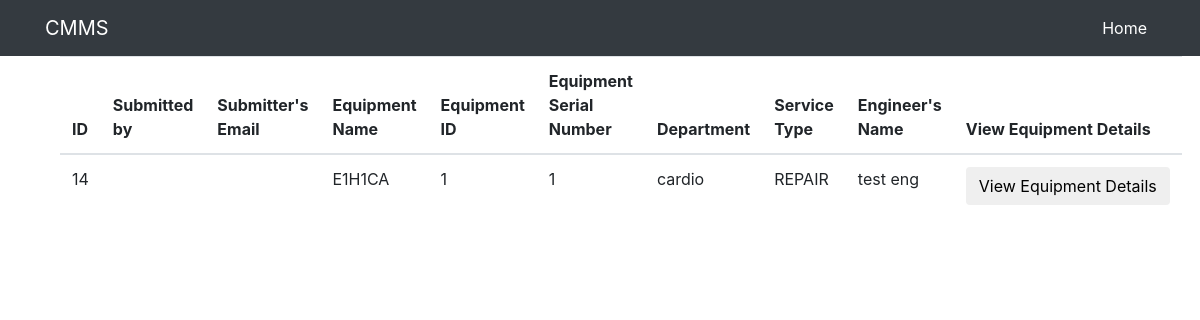
Page /workflow/ticket-details/14/ (signed in) on the committed database.
### workflow/models.py (models this page shows, shortened)
class Ticket(models.Model):
    types = (
                ('REPAIR', _('Repairment of Equipment')),
                ('TRANSFER', _('Transfer of Equipment')),
                ('TRAINING', _('Training of using Equipment'))
            )
    STATUS = (
        ('OPEN', _('Open Issue')),
        ('CLOSED', _('Closed Issue'))
    )
    ticket_type = models.CharField(_("Type"), max_length = 50, choices = types, default='REPAIR')
    submitter =  models.ForeignKey(Doctor, null = True, on_delete=models.SET_NULL)
    user = models.ForeignKey(Engineer, null = True, on_delete=models.SET_NULL)
    equipment = models.ForeignKey(Equipment, on_delete=models.CASCADE)
    status = models.CharField(_("Status"), max_length = 50, choices = STATUS, default='OPEN')
    response_time = models.DurationField(_("Reponse Time"), default=datetime.timedelta(0))

### med/models.py (models this page shows, shortened)
class Equipment(models.Model):
    STATUS = (
        ('LIVE', _("LIVE")),
        ('DOWN', _("DOWN"))
    )
    status = models.CharField(_("Equipment Status"), max_length=50, choices=STATUS, default='LIVE')
    name = models.CharField(_("Equipment Name"), max_length = 225, unique=True) #unique=True
    specs = models.TextField(_("Technical Specifications and Standards"))
    quantity = models.IntegerField()
    serial_num = models.IntegerField(unique = True)#add unique = True
    department = models.ForeignKey(Department, null = True, on_delete=models.SET_NULL)
    hospital = models.ForeignKey(Hospital, null = True, on_delete=models.SET_NULL)

class Department(models.Model):
    name = models.CharField(_("Department Name"), max_length = 225, unique=True)
    hospital = models.ForeignKey(Hospital, null=True, on_delete=models.SET_NULL)

### authentication/models.py (models this page shows)
class User(AbstractUser):
    class Types(models.TextChoices):
        MANAGER = "MANAGER", "manager"
        ENGINEER = "ENGINEER", "engineer"
        DOCTOR = "DOCTOR", "doctor"
    type = models.CharField(_("Type"), max_length= 50, choices=Types.choices, default = Types.MANAGER)
    in_hospital = models.BooleanField(_("Currently registered in a hospital"), default=False)

### workflow/views.py (the view)
# urls.py: path('ticket-details/<int:pk>/', Ticket_Details.as_view(), name='ticket-details'),
class Ticket_Details(LoginRequiredMixin, DetailView):
    model = Ticket
    template_name = 'workflow/ticket_details.html'
    def get_context_data(self, **kwargs):
        context = super(Ticket_Details, self).get_context_data(**kwargs)
        context['ticket'] = Ticket.objects.get(id = self.kwargs['pk'])
        try:
            context['engineer'] = Engineer.objects.get(id = self.request.user.id)
        except:
            pass
        return context

### med/models.py (called while the page is built)
    def get_queryset(self, *args, **kwargs):
        return super().get_queryset(*args, **kwargs).filter(type=User.Types.ENGINEER)

### workflow/templates/workflow/ticket_details.html (shortened to what this page needs)
{% extends "dashboard/base.html" %}
{% block content %}
<div class="container">
    <table class="table">
        <thead>
          <tr>
            <th scope="col">ID</th>
            <th scope="col">Submitted by</th>
            <th scope="col">Submitter's Email</th>
            <th scope="col">Equipment Name</th>
            <th scope="col">Equipment ID</th>
            <th scope="col">Equipment Serial Number</th>
            <th scope="col">Department</th>
            <th scope="col">Service Type</th>
            <th scope="col">Engineer's Name</th>
            <th scope="col">View Equipment Details</th>
          </tr>
        </thead>
        <tbody>
          <tr>
            <td>{{ ticket.id }}</td>
            <td>{{ ticket.submitter.first_name }} {{ticket.submitter.last_name}}</td>
            <td> {{ ticket.submitter.email}}</td>
            <td>{{ ticket.equipment.name }}</td>
            <td>{{ ticket.equipment.id }}</td>
            <td>{{ ticket.equipment.serial_num }}</td>
            <td>{{ ticket.equipment.department.name }}</td>
            <td>{{ ticket.ticket_type }}</td>
            <td>{{ ticket.user.first_name }}  {{ ticket.user.last_name }}</td>
            <td><a href="{% url 'equipment-details' ticket.equipment.id %}"><button class="btn">View Equipment Details</button></a></td>
          </tr>
        </tbody>
      </table>
</div>
{% endblock content %}

### dashboard/static/dashboard/heroic-features.css (style rules this page uses)
body { padding-top: 56px; }

### rows in the picture
Ticket: id "14", equipment.name "E1H1CA", equipment.id "1", equipment.serial_num "1", equipment.department.name "cardio", ticket_type "REPAIR", user.first_name "test", user.last_name "eng"
